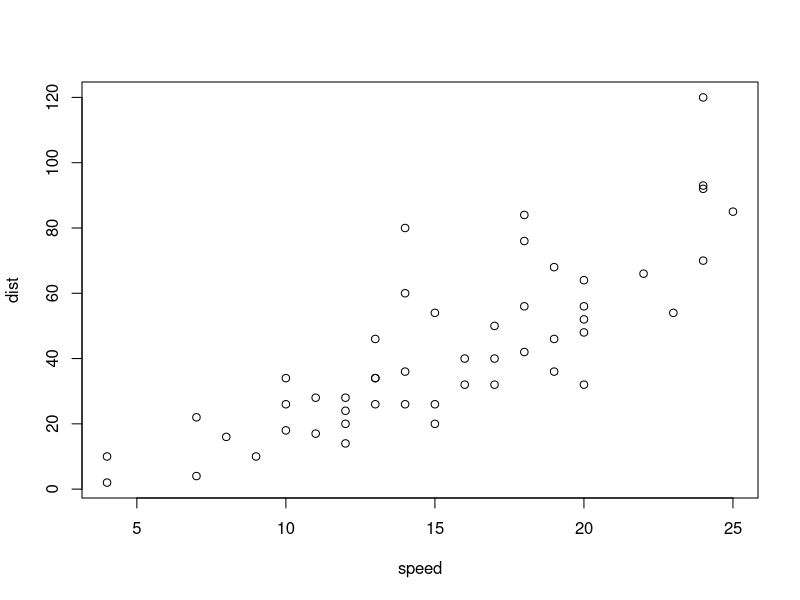
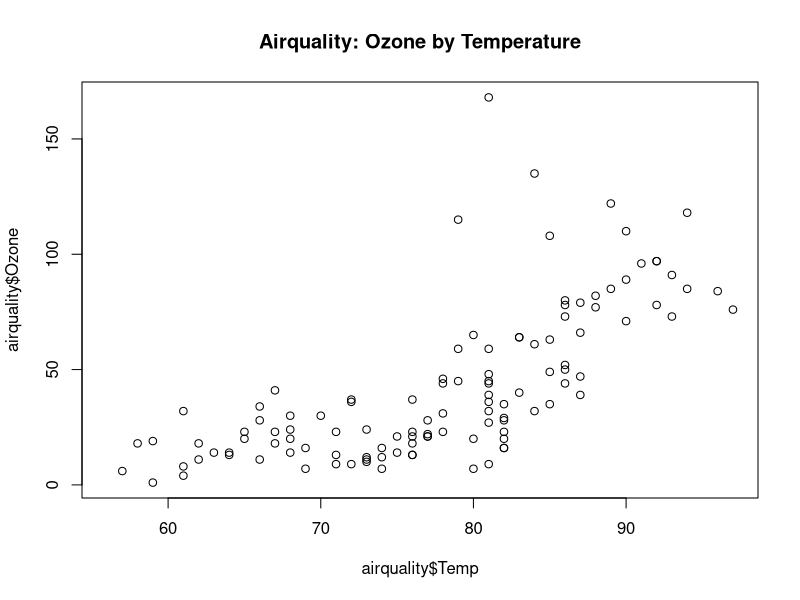
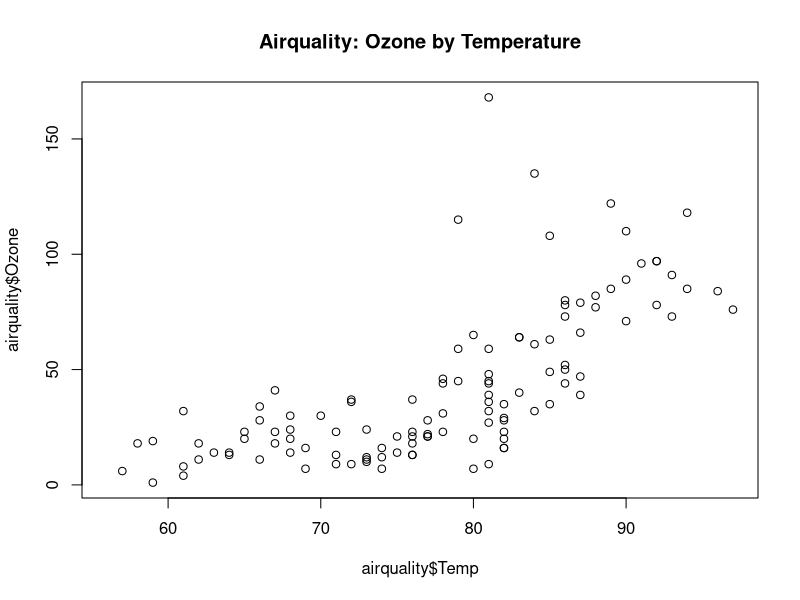

The R source for these figures, in order:
## ---- chunk 1
knitr::opts_chunk$set(echo = TRUE)
## ---- chunk 2

plot(cars)

## ---- chunk 3
plot(airquality$Temp, airquality$Ozone,  
        main="Airquality: Ozone by Temperature") 
## ---- chunk 4

knitr::kable(head(airquality), 
                      caption = "Top of the Air Quality Dataset") 

## ---- chunk 5
plot(airquality$Temp, airquality$Ozone,  
        main="Airquality: Ozone by Temperature") 

